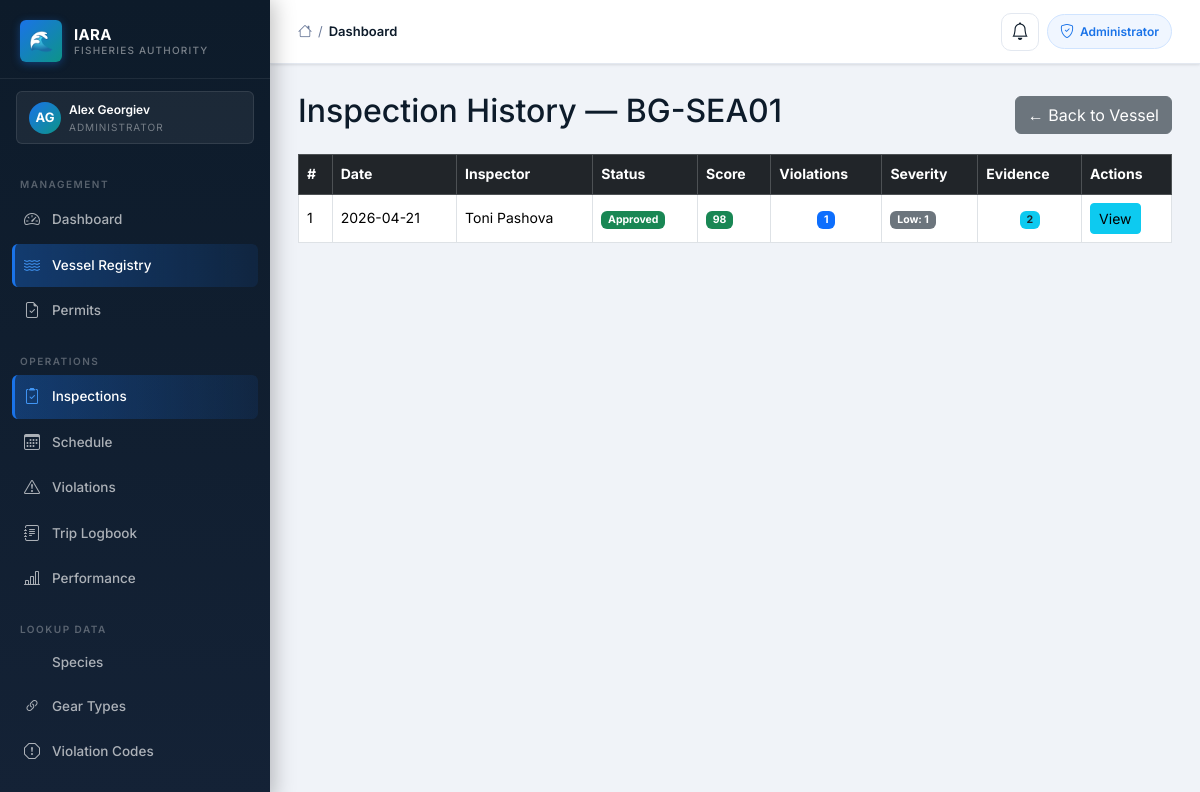
Page /admin/vessels/1/inspections (signed in) on the committed database.
### iara_app/models.py (models this page shows, shortened)
class User(UserMixin, db.Model):
    __tablename__ = "users"
    id = db.Column(db.Integer, primary_key=True)
    first_name = db.Column(db.String(50), nullable=False)
    last_name = db.Column(db.String(50), nullable=False)
    email = db.Column(db.String(120), unique=True, nullable=False)
    phone = db.Column(db.String(20), nullable=False)
    role = db.Column(db.String(50), nullable=False)
    password_hash = db.Column(db.String(128), nullable=False)
    vessel_registration = db.Column(db.String(50))
    fishing_permit_number = db.Column(db.String(50))
    inspector_id = db.Column(db.Integer, db.ForeignKey("users.id"), nullable=True)
    id_number = db.Column(db.String(50))
    age_category = db.Column(db.String(20))
    created_at = db.Column(db.DateTime, default=datetime.utcnow)
    is_active = db.Column(db.Boolean, default=True)
    reset_token       = db.Column(db.String(100), nullable=True)
    reset_token_expiry = db.Column(db.DateTime, nullable=True)
    failed_logins   = db.Column(db.Integer, default=0)
    locked_until    = db.Column(db.DateTime, nullable=True)
    inspections = db.relationship("Inspection", foreign_keys="Inspection.inspector_id", backref="inspector", lazy=True)
    scheduled_inspections = db.relationship("ScheduledInspection", foreign_keys="ScheduledInspection.inspector_id", backref="assigned_inspector", lazy=True)
    created_scheduled_inspections = db.relationship("ScheduledInspection", foreign_keys="ScheduledInspection.created_by_id", backref="created_by_user", lazy=True)
    audit_logs = db.relationship("AuditLog", foreign_keys="AuditLog.user_id", backref="user", lazy=True)
    alerts = db.relationship("Alert", foreign_keys="Alert.user_id", backref="recipient", lazy=True)

class Vessel(db.Model):
    __tablename__ = "vessel"
    id = db.Column(db.Integer, primary_key=True)
    international_number = db.Column(db.String(50), nullable=False, unique=True)
    call_sign            = db.Column(db.String(50), nullable=False)
    marking              = db.Column(db.String(50), nullable=False)
    name_bg = db.Column(db.String(150))
    name_en = db.Column(db.String(150))
    port_registration = db.Column(db.String(100))
    registration_date = db.Column(db.Date)
    status = db.Column(db.String(20), nullable=False, default=VesselStatus.ACTIVE.value)
    length        = db.Column(db.Float, nullable=False)
    width         = db.Column(db.Float, nullable=False)
    gross_tonnage = db.Column(db.Float)
    engine_power  = db.Column(db.Integer, nullable=False)
    owner_name   = db.Column(db.String(100), nullable=False)
    owner_egn    = db.Column(db.String(20))
    captain_name = db.Column(db.String(100), nullable=False)
    created_at = db.Column(db.DateTime, default=datetime.utcnow)
    permits              = db.relationship("Permit", backref="vessel", lazy=True)
    inspections          = db.relationship("Inspection", backref="vessel", lazy=True)
    scheduled_inspections = db.relationship("ScheduledInspection", backref="vessel", lazy=True)
    documents            = db.relationship("VesselDocument", backref="vessel", lazy=True, cascade="all, delete-orphan")
    photos               = db.relationship("VesselPhoto", backref="vessel", lazy=True, cascade="all, delete-orphan")
    ownership_history    = db.relationship("VesselOwnershipHistory", backref="vessel", lazy=True, cascade="all, delete-orphan")
    fishing_trips        = db.relationship("FishingTrip", backref="vessel", lazy=True)

class Inspection(db.Model):
    __tablename__ = "inspection"
    id = db.Column(db.Integer, primary_key=True)
    vessel_id = db.Column(db.Integer, db.ForeignKey("vessel.id"), nullable=False)
    inspector_id = db.Column(db.Integer, db.ForeignKey("users.id"), nullable=False)
    date = db.Column(db.Date)
    location = db.Column(db.String(255))
    notes = db.Column(db.Text)
    permit_status_snapshot = db.Column(db.String(50))
    score = db.Column(db.Integer, default=100)
    final_score = db.Column(db.Integer)
    status = db.Column(db.String(20), default="draft")
    inspector_signature = db.Column(db.String(255))
    submitted_at = db.Column(db.DateTime)
    approved_at = db.Column(db.DateTime)
    rejected_at = db.Column(db.DateTime)
    violations = db.relationship("Violation", backref="inspection", lazy=True,
                                  cascade="all, delete-orphan")

### iara_app/routes/admin.py (the view)
@bp.route("/vessels/<int:vessel_id>/inspections")
@login_required
@admin_required
def vessel_inspection_history(vessel_id):
    vessel = db.get_or_404(Vessel, vessel_id)
    inspections = Inspection.query.filter_by(
        vessel_id=vessel.id
    ).order_by(Inspection.date.desc()).all()
    history = []
    for insp in inspections:
        severity_counts = {"Low": 0, "Medium": 0, "High": 0, "Critical": 0}
        evidence_count  = 0
        for v in insp.violations:
            if v.severity in severity_counts:
                severity_counts[v.severity] += 1
            evidence_count += len(v.evidence)
        history.append({
            "inspection":       insp,
            "total_violations": len(insp.violations),
            "severity_counts":  severity_counts,
            "evidence_count":   evidence_count,
        })
    return render_template(
        "vessels/inspection_history.html",
        vessel=vessel,
        history=history
    )

### iara_app/templates/vessels/inspection_history.html (shortened to what this page needs)
{% extends "layout/base.html" %}
{% block content %}
<div class="d-flex justify-content-between align-items-center mb-3">
    <h2>Inspection History — {{ vessel.call_sign }}</h2>
    <a href="{{ url_for('admin.vessel_details', vessel_id=vessel.id) }}"
       class="btn btn-secondary">← Back to Vessel</a>
</div>
{% if history %}
<table class="table table-bordered table-hover align-middle">
    <thead class="table-dark">
        <tr>
            <th>#</th>
            <th>Date</th>
            <th>Inspector</th>
            <th>Status</th>
            <th>Score</th>
            <th>Violations</th>
            <th>Severity</th>
            <th>Evidence</th>
            <th>Actions</th>
        </tr>
    </thead>
    <tbody>
        {% for item in history %}
        <tr>
            <td>{{ item.inspection.id }}</td>
            <td>{{ item.inspection.date }}</td>
            <td>{{ item.inspection.inspector.first_name }} {{ item.inspection.inspector.last_name }}</td>
            <td>
                {% if item.inspection.status == "draft" %}<span class="badge bg-secondary">Draft</span>
                {% elif item.inspection.status == "submitted" %}<span class="badge bg-primary">Submitted</span>
                {% elif item.inspection.status == "approved" %}<span class="badge bg-success">Approved</span>
                {% elif item.inspection.status == "rejected" %}<span class="badge bg-danger">Rejected</span>
                {% endif %}
            </td>
            <td>
                {% set score = item.inspection.final_score if item.inspection.final_score is not none else item.inspection.score %}
                {% if score >= 80 %}<span class="badge bg-success">{{ score }}</span>
                {% elif score >= 60 %}<span class="badge bg-warning text-dark">{{ score }}</span>
                {% else %}<span class="badge bg-danger">{{ score }}</span>
                {% endif %}
            </td>
            <td class="text-center"><span class="badge bg-primary">{{ item.total_violations }}</span></td>
            <td>
                {% if item.severity_counts.Low %}
                    <span class="badge bg-secondary">Low: {{ item.severity_counts.Low }}</span>
                {% endif %}
            </td>
            <td class="text-center"><span class="badge bg-info text-dark">{{ item.evidence_count }}</span></td>
            <td>
                <a href="{{ url_for('admin.admin_inspection_detail', inspection_id=item.inspection.id) }}"
                   class="btn btn-sm btn-info">View</a>
            </td>
        </tr>
        {% endfor %}
    </tbody>
</table>
{% else %}
<div class="alert alert-info">No inspections found for this vessel.</div>
{% endif %}
{% endblock %}

### iara_app/templates/layout/base.html (shortened to what this page needs)
<!DOCTYPE html>
<html lang="en">
<head>
  <link href="https://cdn.jsdelivr.net/npm/bootstrap@5.3.2/dist/css/bootstrap.min.css" rel="stylesheet">
  <link rel="stylesheet" href="https://cdn.jsdelivr.net/npm/bootstrap-icons@1.11.3/font/bootstrap-icons.min.css">
  <link rel="stylesheet" href="{{ url_for('static', filename='css/iara_theme.css') }}">
</head>
<body>
  {% if current_user.is_authenticated %}
  <aside class="iara-sidebar">
    <a class="sidebar-brand" href="#">
      <div class="sidebar-brand-icon">🌊</div>
      <div class="sidebar-brand-text">
        <div class="sidebar-brand-name">IARA</div>
        <div class="sidebar-brand-sub">Fisheries Authority</div>
      </div>
    </a>
    <div class="sidebar-role-banner">
      <div class="sidebar-role-avatar">
        {{ current_user.first_name[0]|upper }}{{ current_user.last_name[0]|upper }}
      </div>
      <div>
        <div class="sidebar-role-name">{{ current_user.first_name }} {{ current_user.last_name }}</div>
        <div class="sidebar-role-label">
          {% if current_user.role == "administrator" %}Administrator
          {% elif current_user.role == "inspector" %}Inspector
          {% elif current_user.role == "fisherman" %}Fisherman
          {% else %}Amateur Fisher{% endif %}
        </div>
      </div>
    </div>
    <nav class="sidebar-nav">
      {% if current_user.role == "administrator" %}
      <div class="sidebar-section-label">Management</div>
      <a href="{{ url_for('admin.admin_dashboard') }}"
        class="sidebar-link {% if request.endpoint == 'admin.admin_dashboard' %}active{% endif %}">
        <i class="bi bi-speedometer2"></i> Dashboard
      </a>
      <a href="{{ url_for('admin.vessels') }}"
        class="sidebar-link {% if 'vessel' in request.endpoint %}active{% endif %}">
        <i class="bi bi-water"></i> Vessel Registry
      </a>
      <a href="{{ url_for('admin.permits') }}"
        class="sidebar-link ">
        <i class="bi bi-file-earmark-check"></i> Permits
      </a>
      <div class="sidebar-section-label" style="margin-top:8px;">Operations</div>
      <a href="{{ url_for('admin.admin_inspections') }}"
        class="sidebar-link {% if 'inspection' in request.endpoint and 'schedule' not in request.endpoint %}active{% endif %}">
        <i class="bi bi-clipboard2-check"></i> Inspections
      </a>
      <a href="{{ url_for('admin.schedule_list') }}"
        class="sidebar-link {% if 'schedule' in request.endpoint %}active{% endif %}">
        <i class="bi bi-calendar3"></i> Schedule
      </a>
      <a href="{{ url_for('admin.admin_violations') }}"
        class="sidebar-link {% if 'violation' in request.endpoint %}active{% endif %}">
        <i class="bi bi-exclamation-triangle"></i> Violations
      </a>
      <a href="{{ url_for('trips.trips_list') }}"
        class="sidebar-link {% if 'trips' in request.endpoint %}active{% endif %}">
        <i class="bi bi-journal-text"></i> Trip Logbook
      </a>
      <a href="{{ url_for('admin.admin_inspector_performance') }}"
        class="sidebar-link {% if 'performance' in request.endpoint %}active{% endif %}">
        <i class="bi bi-bar-chart-line"></i> Performance
      </a>
      <div class="sidebar-section-label" style="margin-top:8px;">Lookup Data</div>
      <a href="{{ url_for('lookup.species_list') }}"
        class="sidebar-link {% if 'species' in request.endpoint %}active{% endif %}">
         Species
      </a>
      <a href="{{ url_for('lookup.gear_list') }}"
        class="sidebar-link {% if 'gear' in request.endpoint %}active{% endif %}">
        <i class="bi bi-link-45deg"></i> Gear Types
      </a>
      <a href="{{ url_for('lookup.violation_codes_list') }}"
        class="sidebar-link {% if 'violation_code' in request.endpoint %}active{% endif %}">
        <i class="bi bi-exclamation-octagon"></i> Violation Codes
      </a>
      <div class="sidebar-section-label" style="margin-top:8px;">System</div>
      {% endif %}
    </nav>
  </aside>
  {% endif %}
  <div class="iara-main" {% if not current_user.is_authenticated %}style="margin-left:0;" {% endif %}>
    <header class="iara-topbar">
      <div class="topbar-breadcrumb">
        <i class="bi bi-house" style="color:var(--text-secondary);font-size:14px;"></i>
        <span class="bc-sep">/</span>
        <span class="bc-current">{{ title if title else "Dashboard" }}</span>
      </div>
      <div class="topbar-actions">
        {% if current_user.is_authenticated %}
        <a href="{{ url_for('alerts.notification_center') }}"
           id="notif-bell-btn"
           style="position:relative;display:inline-flex;align-items:center;justify-content:center;width:38px;height:38px;background:var(--surface-card);border:1px solid var(--border-color);border-radius:10px;text-decoration:none;color:var(--text-primary);transition:background .15s;"
           title="Notifications">
          <i class="bi bi-bell" style="font-size:1.1rem;"></i>
        </a>
        {% if current_user.role == "administrator" %}
        <span class="topbar-badge">
          <i class="bi bi-shield-check"></i> Administrator
        </span>
        {% elif current_user.role == "inspector" %}
        <span class="topbar-badge" style="background:#eff6ff;border-color:#bfdbfe;color:#1d4ed8;">
          <i class="bi bi-clipboard2-check"></i> Inspector
        </span>
        {% elif current_user.role == "fisherman" %}
        <span class="topbar-badge" style="background:#f0fdf4;border-color:#bbf7d0;color:#15803d;">
          <i class="bi bi-water"></i> Fisherman
        </span>
        {% else %}
        <span class="topbar-badge" style="background:#fffbeb;border-color:#fde68a;color:#b45309;">
          <i class="bi bi-person"></i> Amateur
        </span>
        {% endif %}
        {% endif %}
      </div>
    </header>
    <main class="iara-content">
      {% block content %}{% endblock %}
    </main>
  </div>
</body>
</html>

### rows in the picture
User: first_name "A", last_name "G", first_name "Alex", last_name "Georgiev"
Vessel: call_sign "BG-SEA01"
Inspection: inspection.id "1", inspection "2026-04-21", inspection.inspector.first_name "Toni", inspection.inspector.last_name "Pashova", status "Approved", final_score "98", total_violations "1", severity_counts.Low "1", evidence_count "2"

### other values in the picture
{{ title if title else "Dashboard" }} "Dashboard"
